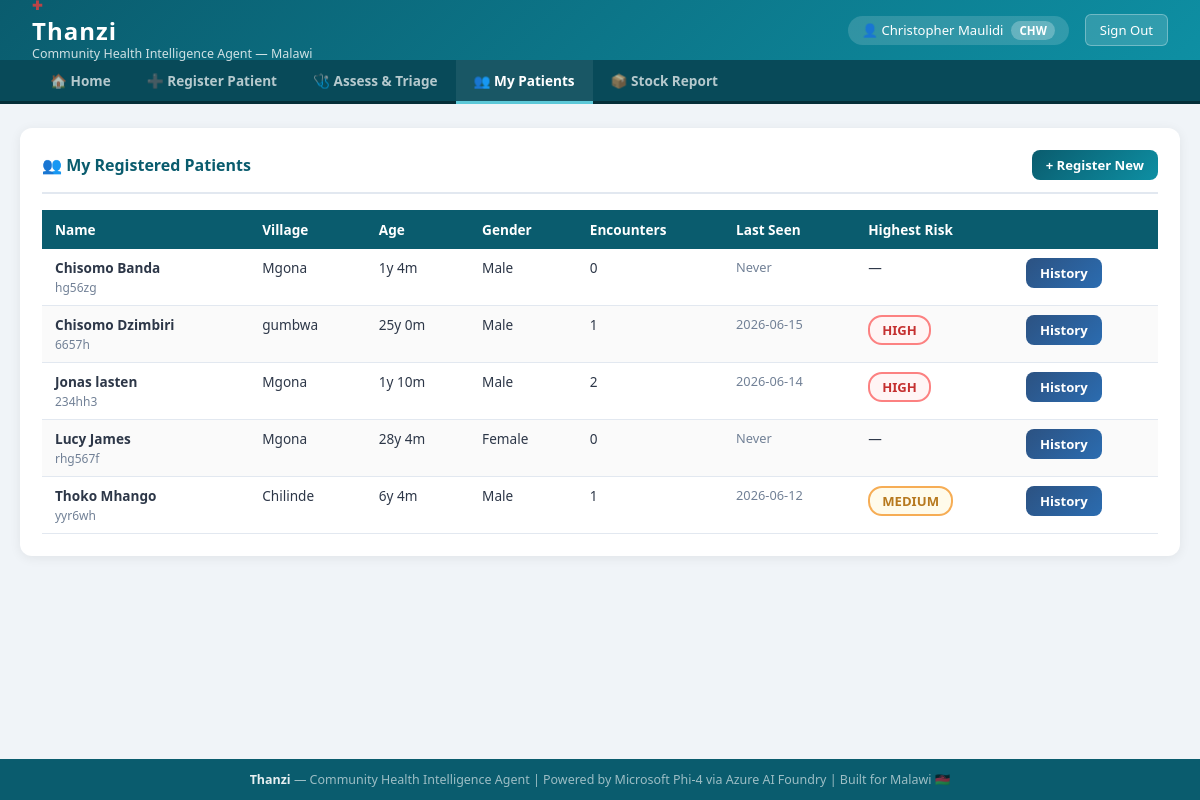
The page /chw/patients (signed in) on the database its author committed.
### tables this page shows
CREATE TABLE patients (
                national_id             TEXT    PRIMARY KEY,
                name                    TEXT    NOT NULL,
                age_months              INTEGER NOT NULL DEFAULT 0,
                gender                  TEXT    NOT NULL DEFAULT 'Unknown'
                                        CHECK(gender IN ('Male', 'Female', 'Unknown')),
                village                 TEXT    NOT NULL DEFAULT '',
                registered_by_chw_id    INTEGER REFERENCES users(id)
                                        ON UPDATE CASCADE ON DELETE SET NULL,
                created_at              TEXT    NOT NULL DEFAULT (datetime('now')),
                last_updated_at         TEXT    NOT NULL DEFAULT (datetime('now'))
            );

### routes/chw.py (the view)
@chw_bp.route('/patients')
@role_required('CHW')
def patients():
    with get_db() as conn:
        patient_list = conn.execute("""
            SELECT p.*, COUNT(e.id) as encounter_count,
                   MAX(e.timestamp) as last_encounter,
                   MAX(e.risk_level) as highest_risk
            FROM patients p
            LEFT JOIN encounters e ON p.national_id = e.patient_id
            WHERE p.registered_by_chw_id = ?
            GROUP BY p.national_id
            ORDER BY p.name
        """, (session['user_id'],)).fetchall()
    return render_template('chw_patients.html', patients=patient_list)

### database.py (called while the page is built)
@contextmanager
def get_db():
    conn = sqlite3.connect(Config.DATABASE_PATH)
    conn.row_factory = sqlite3.Row
    conn.execute("PRAGMA foreign_keys = ON")
    conn.execute("PRAGMA journal_mode = WAL")
    try:
        yield conn
        conn.commit()
    except Exception:
        conn.rollback()
        raise
    finally:
        conn.close()

### routes/auth.py (called while the page is built)
def role_required(*roles):
    from functools import wraps
    def decorator(f):
        @wraps(f)
        def decorated(*args, **kwargs):
            if 'user_id' not in session:
                if request.is_json or '/api/' in request.path:
                    return jsonify({'error': 'Session expired. Please log in again.'}), 401
                flash('Please log in to continue.', 'warning')
                return redirect(url_for('auth.login'))
            if session.get('role') not in roles:
                if request.is_json or '/api/' in request.path:
                    return jsonify({'error': 'Access denied.'}), 403
                flash('You do not have permission to access that page.', 'danger')
                return redirect(url_for('auth.dashboard'))
            return f(*args, **kwargs)
        return decorated
    return decorator

### templates/chw_patients.html (shortened to what this page needs)
{% extends 'base.html' %}
{% block subnav %}
<div class="subnav">
  <a href="{{ url_for('chw.dashboard') }}">🏠 Home</a>
  <a href="{{ url_for('chw.register_patient') }}">➕ Register Patient</a>
  <a href="{{ url_for('chw.assess') }}">🩺 Assess & Triage</a>
  <a href="{{ url_for('chw.patients') }}" class="active">👥 My Patients</a>
  <a href="{{ url_for('chw.stock') }}">📦 Stock Report</a>
</div>
{% endblock %}
{% block content %}
<div class="card">
  <div class="card-header" style="justify-content:space-between;">
    <span>👥 My Registered Patients</span>
    <a href="{{ url_for('chw.register_patient') }}" class="btn btn-primary btn-sm">+ Register New</a>
  </div>
  {% if patients %}
  <table class="data-table">
    <thead><tr><th>Name</th><th>Village</th><th>Age</th><th>Gender</th><th>Encounters</th><th>Last Seen</th><th>Highest Risk</th><th></th></tr></thead>
    <tbody>
    {% for p in patients %}
    <tr>
      <td><strong>{{ p.name }}</strong><br><span style="font-size:0.75rem;color:#718096;">{{ p.national_id }}</span></td>
      <td>{{ p.village or '—' }}</td>
      <td>{{ (p.age_months // 12) }}y {{ (p.age_months % 12) }}m</td>
      <td>{{ p.gender }}</td>
      <td>{{ p.encounter_count }}</td>
      <td style="font-size:0.8rem;color:#718096;">{{ p.last_encounter[:10] if p.last_encounter else 'Never' }}</td>
      <td>{% if p.highest_risk %}<span class="risk-badge risk-{{ p.highest_risk }}">{{ p.highest_risk }}</span>{% else %}—{% endif %}</td>
      <td><a href="{{ url_for('chw.patient_history', national_id=p.national_id) }}" class="btn btn-secondary btn-sm">History</a></td>
    </tr>
    {% endfor %}
    </tbody>
  </table>
  {% else %}
  <div class="placeholder"><span class="placeholder-icon">👥</span><p>No patients registered yet.<br><a href="{{ url_for('chw.register_patient') }}">Register your first patient →</a></p></div>
  {% endif %}
</div>
{% endblock %}

### templates/base.html (style rules this page uses)
* { margin:0;padding:0;box-sizing:border-box; }
body { font-family:'Segoe UI',Tahoma,Geneva,Verdana,sans-serif;background:#f0f4f8;color:#2d3748;min-height:100vh;display:flex;flex-direction:column; }
.subnav { background:#084a59;padding:0 32px;display:flex;gap:0;border-bottom:3px solid #052e38; }
.subnav a { color:rgba(255,255,255,0.7);text-decoration:none;padding:11px 18px;font-size:0.85rem;font-weight:600;border-bottom:3px solid transparent;margin-bottom:-3px;transition:all 0.2s;display:flex;align-items:center;gap:6px; }
.subnav a:hover,.subnav a.active { color:white;border-bottom-color:#5cc8d8;background:rgba(255,255,255,0.07); }
.card { background:white;border-radius:12px;padding:22px;box-shadow:0 2px 12px rgba(0,0,0,0.07);margin-bottom:20px; }
.card-header { font-size:1rem;font-weight:700;color:#0a5c6e;margin-bottom:16px;padding-bottom:12px;border-bottom:2px solid #e2e8f0;display:flex;align-items:center;gap:8px; }
.btn { display:inline-block;padding:10px 20px;border-radius:8px;font-size:0.9rem;font-weight:700;cursor:pointer;border:none;text-decoration:none;transition:opacity 0.2s;text-align:center; }
.btn-primary { background:linear-gradient(135deg,#0a5c6e,#0e8fa3);color:white; }
.btn-secondary { background:linear-gradient(135deg,#2c5282,#2b6cb0);color:white; }
.btn-sm { padding:6px 14px;font-size:0.82rem; }
.risk-badge { display:inline-block;padding:4px 12px;border-radius:14px;font-weight:700;font-size:0.82rem; }
.risk-HIGH { background:#fff5f5;color:#c53030;border:2px solid #fc8181; }
.risk-MEDIUM { background:#fffbeb;color:#b7791f;border:2px solid #f6ad55; }
.data-table { width:100%;border-collapse:collapse;font-size:0.85rem; }
.data-table th { background:#0a5c6e;color:white;padding:10px 13px;text-align:left;font-weight:600; }
.data-table td { padding:9px 13px;border-bottom:1px solid #e2e8f0;vertical-align:top; }
.data-table tr:nth-child(even) td { background:#fafafa; }

### rows shown on the page
patients: name "Chisomo Banda", national_id "hg56zg", village "Mgona", age_months "1", (p.age_months%12) "4", gender "Male", encounter_count "0", last_encounter "Never"
patients: name "Chisomo Dzimbiri", national_id "6657h", village "gumbwa", age_months "25", (p.age_months%12) "0", gender "Male", encounter_count "1", last_updated_at "2026-06-15", highest_risk "HIGH"
patients: name "Jonas lasten", national_id "234hh3", village "Mgona", age_months "1", (p.age_months%12) "10", gender "Male", encounter_count "2", last_updated_at "2026-06-14", highest_risk "HIGH"
patients: name "Lucy James", national_id "rhg567f", village "Mgona", age_months "28", (p.age_months%12) "4", gender "Female", encounter_count "0", last_encounter "Never"
patients: name "Thoko Mhango", national_id "yyr6wh", village "Chilinde", age_months "6", (p.age_months%12) "4", gender "Male", encounter_count "1", last_encounter "2026-06-12", highest_risk "MEDIUM"

### other values the page prints
{{ session.get('full_name', 'User') }} "Christopher Maulidi"
{{ session.get('role', '') }} "CHW"
